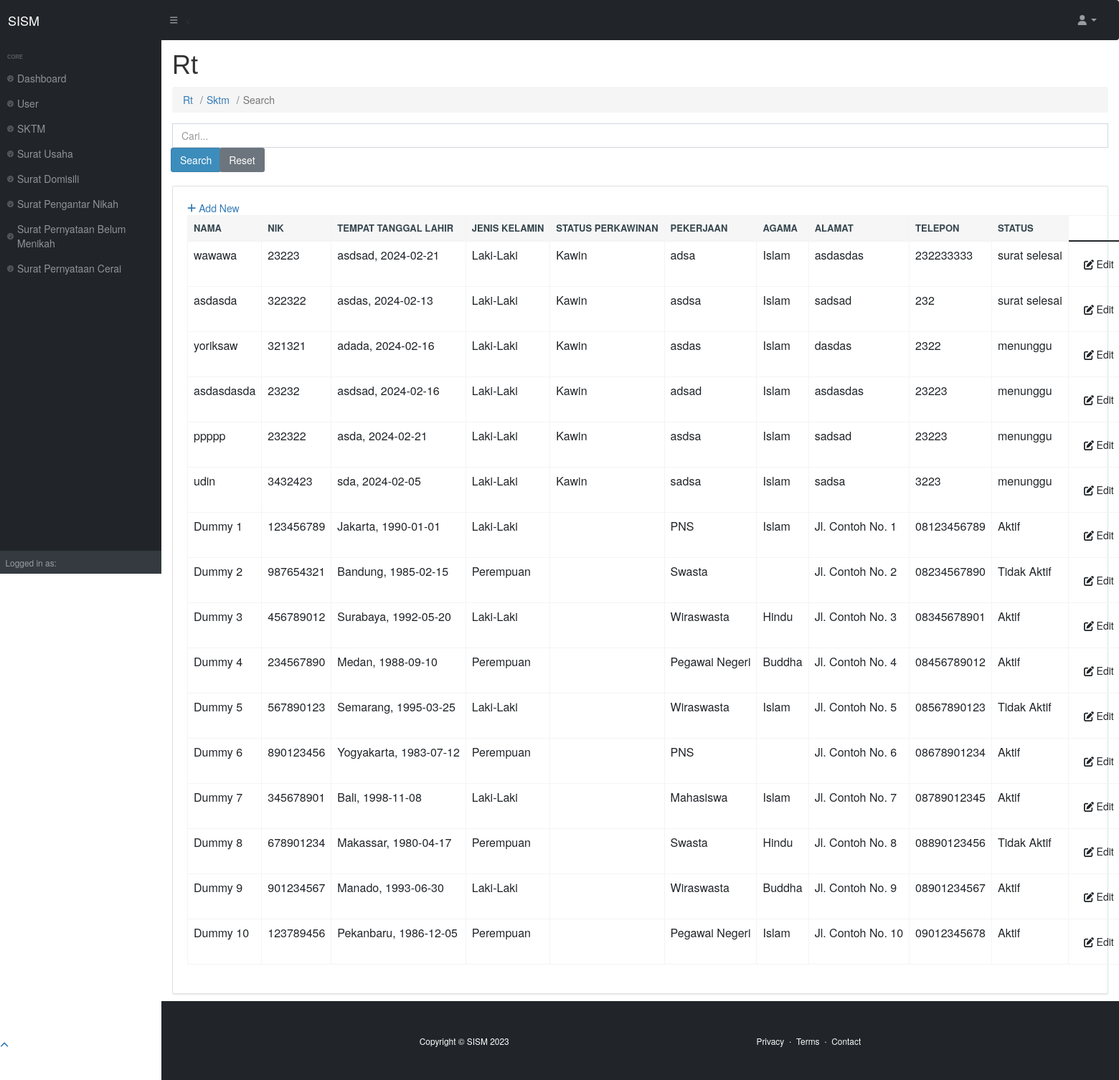
Page /index.php/rt/sktm/search on the committed database.
### tables this page shows
CREATE TABLE `sktm` (
  `id` int(9) NOT NULL,
  `nama` varchar(50) NOT NULL,
  `nik` int(16) NOT NULL,
  `tgl_lahir` date NOT NULL,
  `jenis_kelamin` enum('Laki-Laki','Perempuan') NOT NULL,
  `status_perkawinan` enum('Kawin','Belum Kawin') NOT NULL,
  `pekerjaan` varchar(60) NOT NULL,
  `agama` enum('Islam','Khatolik','Protestan','Hindu','Buddha','Konghucu') NOT NULL,
  `alamat` text NOT NULL,
  `status` varchar(20) NOT NULL,
  `telp` varchar(15) NOT NULL,
  `tempat_lahir` varchar(20) NOT NULL,
  `created_at` timestamp NOT NULL DEFAULT current_timestamp() ON UPDATE current_timestamp()
);

### application/controllers/rt/sktm.php (called while the page is built, shortened)
<?php
class sktm extends CI_Controller {
	public function __construct()
    {
        $this->load->model('sktm_model');
        $this->load->library('session');
        $this->load->library('form_validation');
        $this->load->library('pagination');
        $this->load->library('pdf');
    }
    public function search() {
        $keyword = $this->input->post('keyword');
    $data['sktm'] = $this->sktm_model->search($keyword);
    $this->load->view('rt/sktm/list', $data);
    }
}

### index.php (called while the page is built, shortened)
<?php
require_once BASEPATH.'core/CodeIgniter.php';

### application/models/sktm_model.php (called while the page is built, shortened)
<?php defined('BASEPATH') OR exit('No direct script access allowed');
class sktm_model extends CI_Model
{
    private $_table = "sktm";
      public function search($keyword)
      {
          $this->db->like('nama', $keyword);
          $this->db->or_like('nik', $keyword);
          $this->db->or_like('pekerjaan', $keyword);
          $this->db->or_like('agama', $keyword);
          $this->db->or_like('alamat', $keyword);
          $this->db->or_like('telp', $keyword);
          return $this->db->get($this->_table)->result();
      }
}

### application/views/rt/sktm/list.php (the view, shortened to what this page needs)
    <body class="sb-nav-fixed">
        <div id="layoutSidenav">
            <div id="layoutSidenav_content">
                <main>
                    <div class="container-fluid px-4">
                    <div class="input-group mb-2">
					<form action="<?php echo site_url('rt/sktm/search') ?>" method="post">
						<input type="text" class="form-control" placeholder="Cari..." name="keyword">
						<div class="input-group-append">
							<input class="btn btn-primary" type="submit" name="submit" value="Search">
							<a class="btn btn-secondary" href="<?php echo site_url('rt/sktm') ?>">Reset</a>
						</div>
					</form>
				</div>
					<div class="card mb-3">
					<div class="card-body">
          <a href="<?php echo site_url('rt/sktm/add') ?>"><i class="fas fa-plus"></i> Add New</a>
                    <table class="table table-bordered">
  <thead>
    <tr>
      <th>Nama</th>
      <th>NIK</th>
      <th>Tempat Tanggal Lahir</th>
      <th>Jenis Kelamin</th>
      <th>Status Perkawinan</th>
      <th>Pekerjaan</th>
      <th>Agama</th>
      <th>Alamat</th>
      <th>Telepon</th>
      <th>Status</th>
    </tr>
  </thead>
  <tbody>
  <?php foreach ($sktm as $sktm): ?>
    <tr>
										<td>
											<?php echo $sktm->nama ?>
										</td>
                    <td>
											<?php echo $sktm->nik ?>
										</td>
                                        <td>
                                        <?php echo $sktm->tempat_lahir; ?>,  <?php echo $sktm->tgl_lahir; ?>
										</td>
                    <td>
											<?php echo $sktm->jenis_kelamin ?>
										</td>
                    <td>
											<?php echo $sktm->status_perkawinan ?>
										</td>
                                        <td>
											<?php echo $sktm->pekerjaan ?>
										</td>
                                        <td>
											<?php echo $sktm->agama ?>
										</td>
                                        <td>
											<?php echo $sktm->alamat ?>
										</td>
                    <td>
											<?php echo $sktm->telp ?>
										</td>
                    <td><?php echo $sktm->status; ?></td>
                    <td width="250">
											<a href="<?php echo site_url('rt/sktm/edit/'.$sktm->id) ?>"
											 class="btn btn-small"><i class="fas fa-edit"></i> Edit</a>
										</td>
                    <?php endforeach; ?>
  </tbody>
</table>
					</div>
				</div>
                    </div>
                </main>
            </div>
        </div>
    </body>
</html>

### rows in the picture
sktm: nama "wawawa", nik "23223", tempat_lahir "asdsad", tgl_lahir "2024-02-21", jenis_kelamin "Laki-Laki", status_perkawinan "Kawin", pekerjaan "adsa", agama "Islam", alamat "asdasdas", telp "232233333", status "surat selesai"
sktm: nama "asdasda", nik "322322", tempat_lahir "asdas", tgl_lahir "2024-02-13", jenis_kelamin "Laki-Laki", status_perkawinan "Kawin", pekerjaan "asdsa", agama "Islam", alamat "sadsad", telp "232", status "surat selesai"
sktm: nama "yoriksaw", nik "321321", tempat_lahir "adada", tgl_lahir "2024-02-16", jenis_kelamin "Laki-Laki", status_perkawinan "Kawin", pekerjaan "asdas", agama "Islam", alamat "dasdas", telp "2322", status "menunggu"
sktm: nama "asdasdasda", nik "23232", tempat_lahir "asdsad", tgl_lahir "2024-02-16", jenis_kelamin "Laki-Laki", status_perkawinan "Kawin", pekerjaan "adsad", agama "Islam", alamat "asdasdas", telp "23223", status "menunggu"
sktm: nama "ppppp", nik "232322", tempat_lahir "asda", tgl_lahir "2024-02-21", jenis_kelamin "Laki-Laki", status_perkawinan "Kawin", pekerjaan "asdsa", agama "Islam", alamat "sadsad", telp "23223", status "menunggu"
sktm: nama "udin", nik "3432423", tempat_lahir "sda", tgl_lahir "2024-02-05", jenis_kelamin "Laki-Laki", status_perkawinan "Kawin", pekerjaan "sadsa", agama "Islam", alamat "sadsa", telp "3223", status "menunggu"
sktm: nama "Dummy 1", nik "123456789", tempat_lahir "Jakarta", tgl_lahir "1990-01-01", jenis_kelamin "Laki-Laki", pekerjaan "PNS", agama "Islam", alamat "Jl. Contoh No. 1", telp "08123456789", status "Aktif"
sktm: nama "Dummy 2", nik "987654321", tempat_lahir "Bandung", tgl_lahir "1985-02-15", jenis_kelamin "Perempuan", pekerjaan "Swasta", alamat "Jl. Contoh No. 2", telp "08234567890", status "Tidak Aktif"
sktm: nama "Dummy 3", nik "456789012", tempat_lahir "Surabaya", tgl_lahir "1992-05-20", jenis_kelamin "Laki-Laki", pekerjaan "Wiraswasta", agama "Hindu", alamat "Jl. Contoh No. 3", telp "08345678901", status "Aktif"
sktm: nama "Dummy 4", nik "234567890", tempat_lahir "Medan", tgl_lahir "1988-09-10", jenis_kelamin "Perempuan", pekerjaan "Pegawai Negeri", agama "Buddha", alamat "Jl. Contoh No. 4", telp "08456789012", status "Aktif"
sktm: nama "Dummy 5", nik "567890123", tempat_lahir "Semarang", tgl_lahir "1995-03-25", jenis_kelamin "Laki-Laki", pekerjaan "Wiraswasta", agama "Islam", alamat "Jl. Contoh No. 5", telp "08567890123", status "Tidak Aktif"
sktm: nama "Dummy 6", nik "890123456", tempat_lahir "Yogyakarta", tgl_lahir "1983-07-12", jenis_kelamin "Perempuan", pekerjaan "PNS", alamat "Jl. Contoh No. 6", telp "08678901234", status "Aktif"
sktm: nama "Dummy 7", nik "345678901", tempat_lahir "Bali", tgl_lahir "1998-11-08", jenis_kelamin "Laki-Laki", pekerjaan "Mahasiswa", agama "Islam", alamat "Jl. Contoh No. 7", telp "08789012345", status "Aktif"
sktm: nama "Dummy 8", nik "678901234", tempat_lahir "Makassar", tgl_lahir "1980-04-17", jenis_kelamin "Perempuan", pekerjaan "Swasta", agama "Hindu", alamat "Jl. Contoh No. 8", telp "08890123456", status "Tidak Aktif"
sktm: nama "Dummy 9", nik "901234567", tempat_lahir "Manado", tgl_lahir "1993-06-30", jenis_kelamin "Laki-Laki", pekerjaan "Wiraswasta", agama "Buddha", alamat "Jl. Contoh No. 9", telp "08901234567", status "Aktif"
sktm: nama "Dummy 10", nik "123789456", tempat_lahir "Pekanbaru", tgl_lahir "1986-12-05", jenis_kelamin "Perempuan", pekerjaan "Pegawai Negeri", agama "Islam", alamat "Jl. Contoh No. 10", telp "09012345678", status "Aktif"

### other values in the picture
SITE_NAME "SISM"
$segment_display "Rt"
$segment_display "Sktm"
$segment_display "Search"
